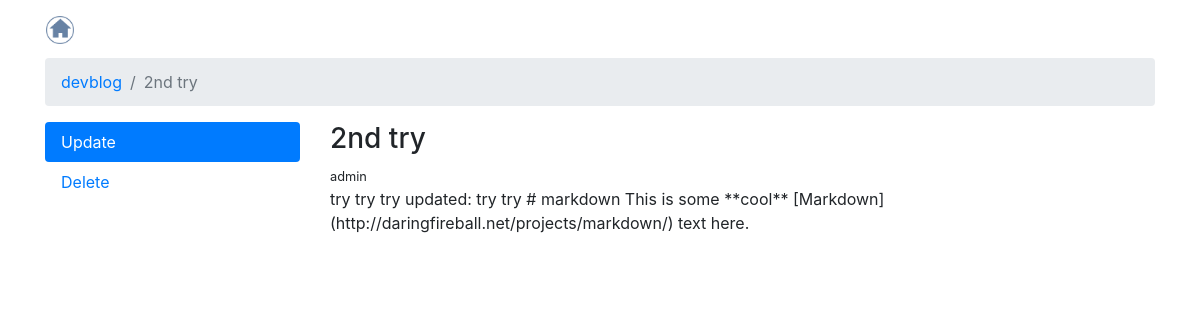
Page /devblog/2nd-try/ on the committed database.
### devblog/models.py (models this page shows, shortened)
class Article(TimeStampedModel):
    title = models.CharField(max_length=512)
    tags = models.CharField(max_length=255, blank=True)
    slug = models.CharField(max_length=512, blank=True)
    user = models.ForeignKey(User)
    text = models.TextField(blank=True)
    files = models.FileField(upload_to=upload_here, blank=True)

### devblog/views.py (the view)
# urls.py: url(r'^(?P<slug>[\w-]+)/$', views.ArticleDetailView.as_view(), name='detail'),
class ArticleDetailView(DetailView):
    model = Article
    template_name = 'devblog/detail.html'

### templates/devblog/detail.html (shortened to what this page needs)
{% extends "base.html" %}
{% load staticfiles %}
{% load markdown_deux_tags %}
{% block css %}
{{block.super}}
<link href="{% static 'css/detail.css' %}" rel="stylesheet">
{% endblock %}
{% block breadcrumb %}
<nav class="breadcrumb">
    <a class="breadcrumb-item" href="/devblog">devblog</a>
    <span class="breadcrumb-item active">{{ object.title}}</span>
</nav>
{% endblock %}
{% block content %}
<div class="row">
<div class="col-12 col-md-3 push-md-9">
    <ul class="nav nav-pills flex-column">
      <li class="nav-item"><a class="nav-link active" href="{% url 'devblog:update' object.slug %}">Update</a>
      </li>
      <li class="nav-item"><a class="nav-link " href="{% url 'devblog:delete' object.slug %}">Delete</a>
      </li>
    </ul>
</div>
<div class="col-12 col-md-9 pull-md-3">
    <h3>{{ object.title }}</h3>
    <small>{{object.user}}</small>
    <div class="content">{{ object.text }}</div>
</div>
</div>
{% endblock %}

### rows in the picture
Article: title "2nd try", user "admin", text "try try try updated: try try # markdown This is some **cool** [Markdown](http://daringfireball.net/projects/markdown/) text here."
